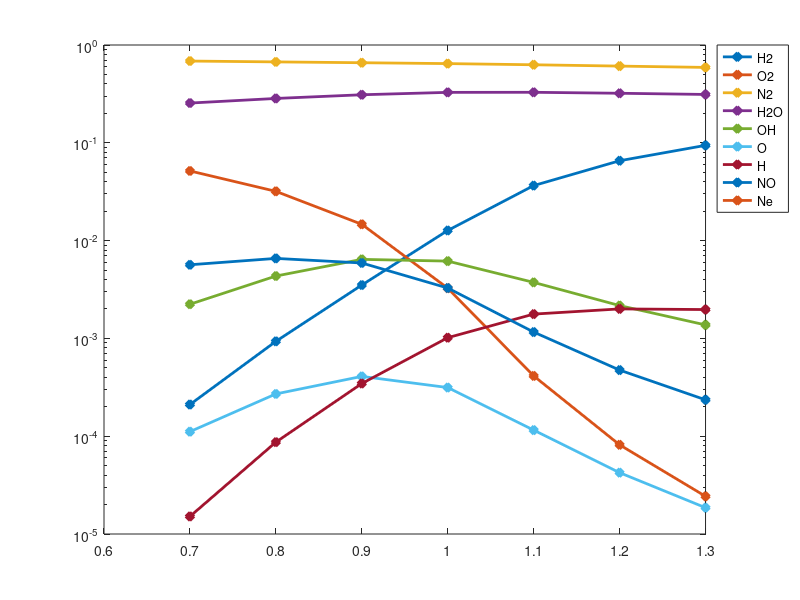

Reproduce this figure in MATLAB. (Note: this script raises an error after producing the figure.)
%% plotThermEquilib.m
% 11/19/2022
%% PURPOSE
% 
%% INPUT

clear; clc; close all;

Ts1 = load("Ts1.mat");
Ts2 = load("Ts2.mat");
Ts3 = load("Ts3.mat");
Ts4 = load("Ts4.mat");

Xs1 = load("Xs1.mat");
Xs2 = load("Xs2.mat");
Xs3 = load("Xs3.mat");
Xs4 = load("Xs4.mat");

spec = {'H2','O2','N2','H2O','OH','O','H','NO','Ne'}; %species under consideration
phi = 0.7:0.1:1.3;

%% EXECUTE

%% X vs phi @ p = 20atm
figure
for i = 1:length(spec)
    chi = [];
    for j = 1:length(phi)
        chi(j) = Xs1.X_save(j).(spec{i});
    end
    semilogy(phi,chi,'LineWidth',2,'Marker','d','MarkerFaceColor','auto'); hold on;
end
legend(spec,'Location', 'bestoutside')
ax = gca;
ax.FontSize = 13;
ax.FontName = 'Times New Roman';
xlabel('Equivalence Ratio, \phi','FontSize',14)
ylabel('Mole Fraction, \chi','FontSize',14)
xlim([0.7,1.3])
grid on

hold off

%% T vs phi @ p = 20atm
figure
plot(phi,Ts1.T_save,'LineWidth',2,'Marker','d','MarkerFaceColor','auto')
xlabel('Equivalence Ratio, \phi')
ylabel('Adiabatic Flame Temperature [K]')
xlim([0.7,1.3])
grid on
ax = gca;
ax.FontSize = 13;
ax.FontName = 'Times New Roman';
hold off

%% T vs p @ phi = 1 @ phi = 1
figure
p = [2 10 20]; T = [Ts3.T_save, Ts2.T_save, Ts1.T_save(4)];
plot(p,T,'LineWidth',2,'Marker','d','MarkerFaceColor','auto')
ax = gca;
ax.FontSize = 13;
ax.FontName = 'Times New Roman';
xlabel('Pressure [atm]')
ylabel('Adiabatic Flame Temperature [K]')
xlim([0 22])
grid on
hold off

%% NOx vs phi @ p = 20atm
figure
for i = 1:length(phi)
    chi(i) = Xs1.X_save(i).NO;
end
plot(phi,chi,'LineWidth',2,'Marker','d','MarkerFaceColor','auto')
ax = gca;
ax.FontSize = 13;
ax.FontName = 'Times New Roman';
xlabel('Equivalence Ratio, \phi')
ylabel('NOx Concentration, \chi_{NO}')
xlim([0.7 1.3])
grid on
hold off

%% NOx vs p @ phi = 1
figure
p = [2 10 20];
chi = [Xs3.X_save.NO, Xs2.X_save.NO, Xs1.X_save(4).NO];
plot(p,chi,'LineWidth',2,'Marker','d','MarkerFaceColor','auto')
ax = gca;
ax.FontSize = 13;
ax.FontName = 'Times New Roman';
xlabel('Pressure [atm]')
ylabel('NOx Concentration, \chi_{NO}')
xlim([0 22])
ylim([3e-3, 4e-3])
grid on
hold off

%% phi vs X, Code vs GasEQ
geq{1} = [0.68559 0.25489 0.05172 1.95e-4 2.11e-3 1.24e-5 9.27e-5 0.00539];
geq{2} = [0.67238 0.2846 0.03225 7.42e-4 3.75e-3 5.93e-5 2e-4 0.00602];
geq{3} = [0.65979 0.31159 0.01482 2.61e-3 0.00533 2.25e-4 2.99e-4 0.00534];
geq{4} = [0.64676 0.33097 2.79e-3 0.01072 0.00505 7.28e-4 2.19e-4 2.76e-3];
geq{5} = [0.62879 0.33029 2.59e-4 0.0356 2.81e-3 1.34e-3 6.78e-5 8.33e-4];
geq{6} = [0.60922 0.32188 5.04e-5 0.06531 1.64e-3 1.54e-3 2.48e-5 3.39e-4];
geq{7} = [0.59041 0.31269 1.491e-5 0.09415 1.03e-3 1.52e-3 1.08e-5 1.68e-4];
spec_geq = {'N2','H2O','O2','H2','OH','H','O','NO'};
for i = 1:7
    for j = 1:length(spec_geq)
        Xgeq(i).(spec_geq{j}) = geq{i}(j);
    end
end

figure
color = {"#0072BD", "#D95319", "#EDB120", "#7E2F8E", "#77AC30", "#A2142F", "#0000FF", "#000000"};
for j = 1:length(spec_geq)
    for i = 1:7
        chi(i) = Xs1.X_save(i).(spec_geq{j});
        chigeq(i) = Xgeq(i).(spec_geq{j});
    end
    p(j) = semilogy(phi,chi,'-','Color',color{j},'LineWidth',2,'Marker','d','MarkerFaceColor','auto'); hold on;
    q(j) = semilogy(phi,chigeq,'--','Color',color{j},'LineWidth',2,'Marker','d','MarkerFaceColor','auto'); hold on;
end
ax = gca;
ax.FontSize = 13;
ax.FontName = 'Times New Roman';
xlabel('Equivalence Ratio, \phi')
ylabel('Concentration, \chi')
legend([p(1:8)],[spec_geq],'Location', 'bestoutside')
xlim([0.7 1.3])
grid on
hold off

%% phi vs T, Code vs GasEQ

Tgeq = [2141.1 2302.3 2446.6 2553.2 2556.3 2517.0 2472.6];
figure
plot(phi,Ts1.T_save,'-','LineWidth',2,'Marker','d','MarkerFaceColor','auto'); hold on;
plot(phi,Tgeq,'--','LineWidth',2,'Marker','d','MarkerFaceColor','auto'); hold on;
ax = gca;
ax.FontSize = 13;
ax.FontName = 'Times New Roman';
xlabel('Equivalence Ratio, \phi')
ylabel('Adiabatic Flame Temperature [K]')
legend({'Present Code','GasEQ'})
xlim([0.7 1.3])
grid on
hold off

%% p vs X, Code vs GasEQ @ phi = 1

pressure = [2 10 20];
x = [Xs3.X_save Xs2.X_save Xs1.X_save(4)];
geq{1} = [0.64292 0.32009 0.00514 0.01735 0.00833 2.17e-3 6.73e-4 3.32e-3];
geq{2} = [0.64575 0.32808 3.4e-3 0.01252 0.00595 1.03e-3 3.14e-4 2.95e-3];
geq{3} = [0.64676 0.33097 2.79e-3 0.01072 0.00505 7.28e-4 2.19e-4 2.76e-3];
Xgeq = [];
for j = 1:length(spec_geq)
    X.(spec_geq{j}) = [x(1).(spec_geq{j}) x(2).(spec_geq{j}) x(3).(spec_geq{j})];
    Xgeq.(spec_geq{j}) = [geq{1}(j) geq{2}(j) geq{3}(j)];
end

figure
for j = 1:length(spec_geq)
    p(j) = semilogy(pressure,X.(spec_geq{j}),'-','Color',color{j},'LineWidth',2,'Marker','d','MarkerFaceColor','auto'); hold on;
    q(j) = semilogy(pressure,Xgeq.(spec_geq{j}),'--','Color',color{j},'LineWidth',2,'Marker','d','MarkerFaceColor','auto'); hold on;
end
ax = gca;
ax.FontSize = 13;
ax.FontName = 'Times New Roman';
xlabel('Pressure [atm]')
ylabel('Concentration, \chi')
legend([p(1:8)],[spec_geq],'Location', 'bestoutside')
xlim([0 22])
grid on
hold off


